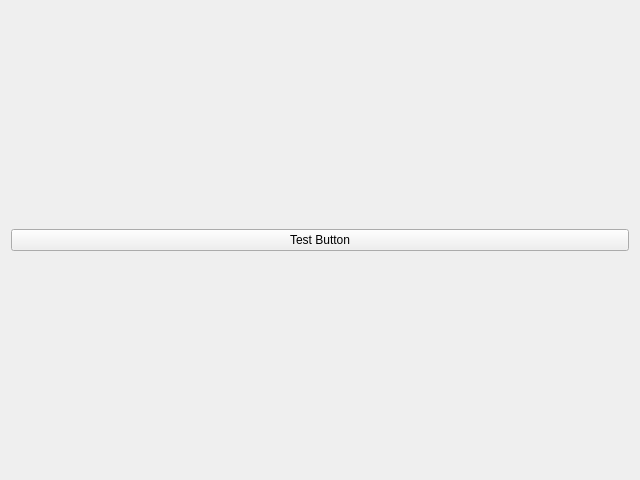
<?xml version="1.0" encoding="UTF-8"?>
<ui version="4.0">
 <class>Form</class>
 <widget class="QWidget" name="Form">
  <property name="geometry">
   <rect>
    <x>0</x>
    <y>0</y>
    <width>640</width>
    <height>480</height>
   </rect>
  </property>
  <property name="windowTitle">
   <string>Form</string>
  </property>
  <layout class="QGridLayout" name="gridLayout">
   <item row="0" column="0">
    <widget class="PyDMShellCommand" name="TestButton">
     <property name="toolTip">
      <string/>
     </property>
     <property name="text">
      <string>Test Button</string>
     </property>
     <property name="commands" stdset="0">
      <stringlist>
       <string>pydm ~/opsTools/devPanel/example/example.py</string>
      </stringlist>
     </property>
    </widget>
   </item>
  </layout>
 </widget>
 <customwidgets>
  <customwidget>
   <class>PyDMShellCommand</class>
   <extends>QPushButton</extends>
   <header>pydm.widgets.shell_command</header>
  </customwidget>
 </customwidgets>
 <resources/>
 <connections/>
</ui>
